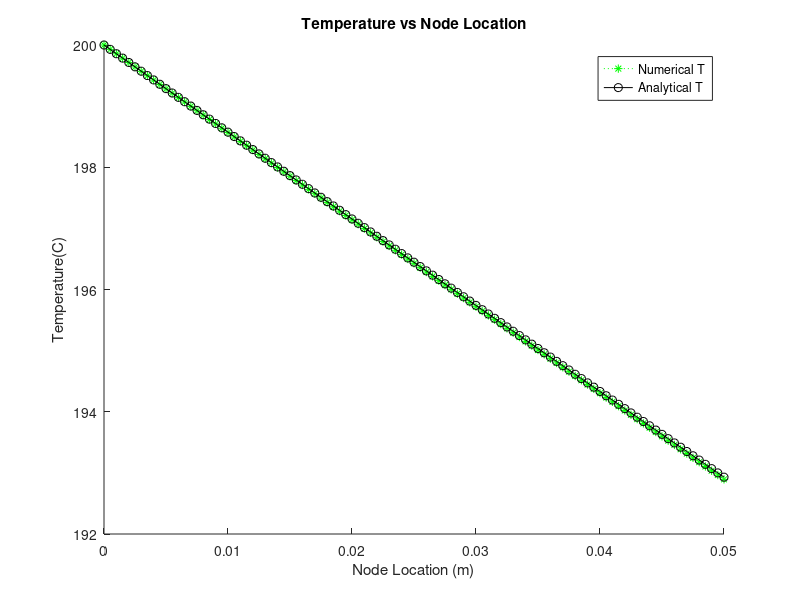

This chart was generated by the following MATLAB code:


%node_limit =6;
%node_limit = 11
%node_limit = 21
node_limit = 101;
%Initilize A
A = zeros(node_limit,node_limit);
b = zeros(node_limit,1);
T0 = 200;
%Constants
k = 180;
L =5;
%Convert to meters
L = L/100;
base_thickness = 1;
%Convert to meters
base_thickness = base_thickness/100;
delta_x = L/(node_limit-1);
Tinf = 25;

theta = atan((base_thickness/2)/L);
h = 15;


%m = 1
A(1,1) = 1;
b(1,1) = T0;



%m = node_limit;
A(node_limit,node_limit-1) = 1;
delta_x_ex = delta_x;
A(node_limit,node_limit) = -1*(1+(h*delta_x/(k*sin(theta))));
b(node_limit,1) = -1*((h*delta_x_ex/(k*sin(theta)))) * Tinf;

%internal nodes
for m = 2:1:node_limit-1
    coff_T_prev = 1-(m-(1/2))*delta_x/L;
    A(m,m-1) = coff_T_prev;
    coff_T = -1*((2-2*m*delta_x/L) + h*delta_x^2/(k*L*sin(theta)));
    A(m,m)= coff_T;
    coff_T_next = 1-((m+(1/2))*delta_x/L);
    A(m,m+1) = coff_T_next;
    b(m,1) = -1*(h*delta_x^2/(k*L*sin(theta)))*Tinf;
end

%formating to display nicely, solving with reduced row echilon function
T_values = rref([A b]);
T_values = T_values(:,node_limit+1);

% part 3
w =1;
%heat transfer
Qfin = h*(w*delta_x/cos(theta));
inside_Qfin = (T_values(1,1) - Tinf) + (T_values(node_limit,1) - Tinf);
run_sum = 0;
for m = 2:1:node_limit-1
    run_sum = run_sum + (T_values(m,1) - Tinf);
    
end
inside_Qfin= inside_Qfin + 2*run_sum;
Qfin = Qfin*inside_Qfin;
%fin efficiency
Qmax = h*(2*w*L/cos(theta))*(T0 - Tinf);
nfin = Qfin/Qmax;
%Finding node locations by starting at 0 and increasing each node by
%delta_x
x = 0;
for ii = 2:node_limit
    x = [x;(ii-1)*delta_x];
end
%End of numerical solution

%Anylitical solution
 
N  = 2*sqrt(h/(k*(base_thickness/2)));

ztop =sqrt(L*(L-x)).*N; 
zBottom = N*sqrt(L^2);
T_Ana = besseli(0,ztop)./besseli(0,zBottom);
T_Ana = T_Ana.*(T0-Tinf);
T_Ana = T_Ana + Tinf;

%Analytical Qfin and nfin
Qfin_Ana = 2*w*sqrt(h*k*(base_thickness/2))*(T0-Tinf);
bess1 = (besseli(1,2*sqrt(h*L^2/(k*(base_thickness/2)))));

bess0 = (besseli(0,2*sqrt(h*L^2/(k*(base_thickness/2)))));

Qfin_Ana = Qfin_Ana * (bess1 /bess0);

Qmax_Ana = 2*h*sqrt(L^2+(base_thickness/2)^2)*(w*(T0-Tinf));

nfin_Ana = Qfin_Ana/Qmax_Ana;

fprintf('Numerical : Rate of Heat Transfer %f, Fin Efficiency %f\n',Qfin,nfin);
fprintf('Analytical : Rate of Heat Transfer %f, Fin Efficiency %f\n',Qfin_Ana,nfin_Ana);








hold on
plot(x,T_values,'g*:');
plot(x,T_Ana,'ko-');
ylabel('Temperature(C)');
xlabel('Node Location (m)');
title('Temperature vs Node Location');
legend('Numerical T','Analytical T');
hold off
